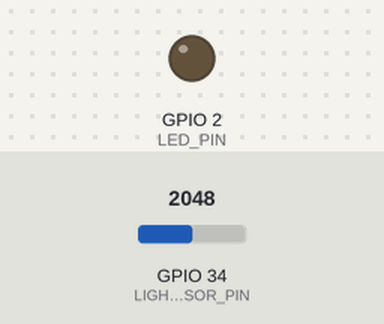
Recording of a program running on a simulated ESP32. Shown: output pins drawn as LEDs (lit = HIGH). The inputs (shaded band) are chosen by the test bench; at power-on: GPIO 34 (LIGHT_SENSOR_PIN) = 2048 (analog values on the 0–4095 scale). WiFi joins after 1.5 s; servers stay silent unless stated; network time is answered at once with the bench clock; the local clock reads 2024-03-15 10:24:30 at power-on unless the program sets it; what the program prints to the serial monitor is not drawn.

Above: at 2.7 s.
2.8 s: GPIO 34 (LIGHT_SENSOR_PIN) set to 2867
6.8 s: GPIO 34 (LIGHT_SENSOR_PIN) set to 2980
At 10.9 s:
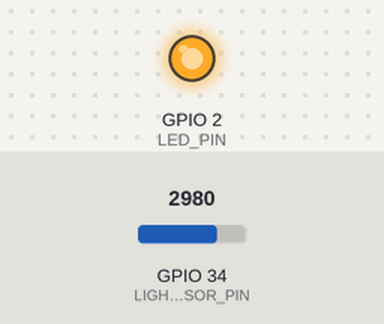
11.9 s: GPIO 34 (LIGHT_SENSOR_PIN) set to 2866
At 16.8 s:
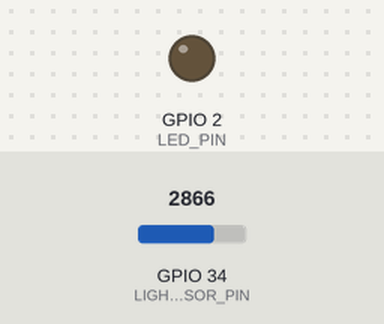
17.1 s: GPIO 34 (LIGHT_SENSOR_PIN) set to 3603
At 21.7 s:
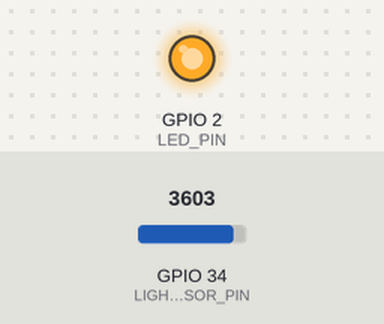
Timing chart, 0 to 23.2 s (numbered marks = the images above; inputs shaded):
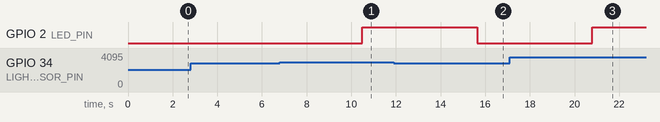

Measured:
- the behaviour switches between 2907 and 2908 on GPIO 34 (LIGHT_SENSOR_PIN) (found by bisection; images 0 and 1)
- after the input at 2.8 s, every drawn part: stays the same
- after the input at 6.8 s, GPIO 2 (LED_PIN): LOW → HIGH after 3.7 s
- after the input at 11.9 s, GPIO 2 (LED_PIN): HIGH → LOW after 3.7 s
- after the input at 17.1 s, GPIO 2 (LED_PIN): LOW → HIGH after 3.7 s

The program:

main.cpp
```cpp
#include <Arduino.h>
#include <WiFi.h>
#include <FirebaseESP32.h>
#include <ArduinoJson.h>
#include <NTPClient.h>
#include <WiFiUdp.h>

// ================== CẤU HÌNH ==================
// WiFi
#define WIFI_SSID "CMCC-4NKt"
#define WIFI_PASS "xzcb6276"

// Firebase
#define FIREBASE_HOST "timelifenhdo-doam-default-rtdb.firebaseio.com"
#define FIREBASE_AUTH "8JRlgEpa5DYsr7C5RdcE53ixCTfz87PkhZjlbqj6"

// Cảm biến ánh sáng
#define LIGHT_SENSOR_PIN 34
#define LED_PIN 2

// ================== KHAI BÁO FIREBASE ==================
FirebaseData fbdo;
FirebaseConfig config;
FirebaseAuth auth;

// NTP
WiFiUDP ntpUDP;
NTPClient timeClient(ntpUDP, "pool.ntp.org", 7 * 3600, 60000);

unsigned long previousMillis = 0;
const long interval = 5000;

// ================== HÀM KẾT NỐI WIFI ==================
void connectWiFi() {
  Serial.print("Connecting to WiFi");
  WiFi.begin(WIFI_SSID, WIFI_PASS);

  while (WiFi.status() != WL_CONNECTED) {
    delay(500);
    Serial.print(".");
  }

  Serial.println("\nWiFi connected!");
  Serial.print("IP Address: ");
  Serial.println(WiFi.localIP());
}

// ================== HÀM KẾT NỐI FIREBASE ==================
void connectFirebase() {
  config.host = FIREBASE_HOST;
  config.signer.tokens.legacy_token = FIREBASE_AUTH;

  Firebase.begin(&config, &auth);
  Firebase.reconnectWiFi(true);

  Serial.println("Firebase connected!");
}

// ================== HÀM TẠO TIMESTAMP ISO ==================
String getFormattedDateTime() {
  timeClient.update();

  unsigned long epochTime = timeClient.getEpochTime();
  time_t rawTime = (time_t)epochTime;   // ép kiểu đúng cho gmtime()

  struct tm *timeinfo = gmtime(&rawTime);

  char buffer[30];
  snprintf(buffer, sizeof(buffer),
           "%04d-%02d-%02dT%02d:%02d:%02dZ",
           timeinfo->tm_year + 1900,
           timeinfo->tm_mon + 1,
           timeinfo->tm_mday,
           timeinfo->tm_hour,
           timeinfo->tm_min,
           timeinfo->tm_sec);

  return String(buffer);
}


// ================== HÀM ĐỌC CẢM BIẾN ÁNH SÁNG ==================
int readLightSensor() {
  int rawValue = analogRead(LIGHT_SENSOR_PIN);
  int lightPercentage = map(rawValue, 0, 4095, 0, 100);
  lightPercentage = 100 - lightPercentage;

  Serial.print("ADC: ");
  Serial.print(rawValue);
  Serial.print(" | Light: ");
  Serial.print(lightPercentage);
  Serial.println("%");

  return lightPercentage;
}

// ================== HÀM GỬI DỮ LIỆU LÊN FIREBASE ==================
void sendToFirebase(int lightPercentage) {
  String timestamp = getFormattedDateTime();

  FirebaseJson json;
  json.set("light_intensity", lightPercentage);
  json.set("raw_adc", analogRead(LIGHT_SENSOR_PIN));
  json.set("timestamp", timestamp);

  String path = "/sensor_data/" + timestamp;

  if (Firebase.setJSON(fbdo, path, json)) {
    Serial.println("Data sent successfully!");
    Serial.println("Path: " + path);
  } else {
    Serial.println("❌ Firebase Error: " + fbdo.errorReason());
  }
}

// ================== SETUP ==================
void setup() {
  Serial.begin(9600);

  pinMode(LIGHT_SENSOR_PIN, INPUT);
  pinMode(LED_PIN, OUTPUT);
  analogReadResolution(12);

  connectWiFi();
  timeClient.begin();
  connectFirebase();

  Serial.println("🚀 Light Sensor System started!");
}

// ================== LOOP ==================
void loop() {
  unsigned long currentMillis = millis();

  // Tự động reconnect WiFi
  if (WiFi.status() != WL_CONNECTED) {
    Serial.println("WiFi lost! Reconnecting...");
    connectWiFi();
    timeClient.begin();
  }

  if (currentMillis - previousMillis >= interval) {
    previousMillis = currentMillis;

    int light = readLightSensor();
    sendToFirebase(light);

    digitalWrite(LED_PIN, light < 30);
  }

  delay(200);
}
```
